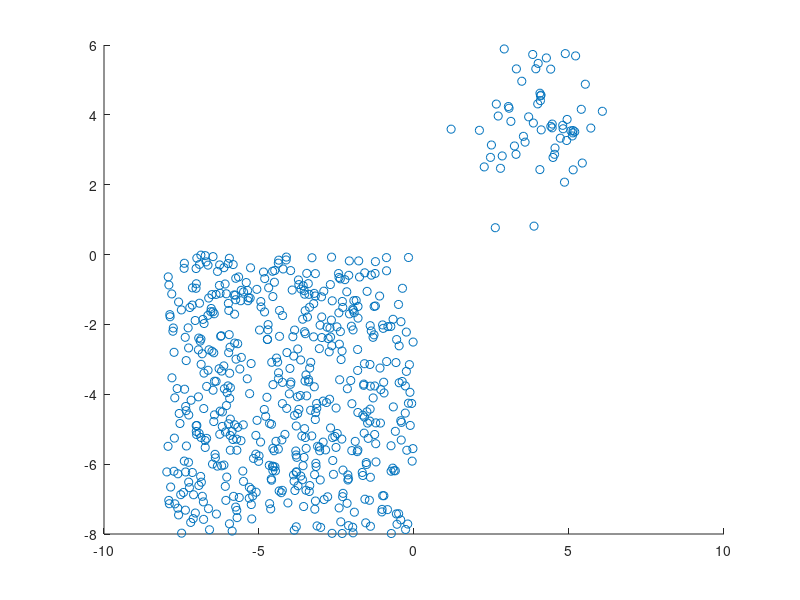

The MATLAB script that drew this image: (Note: this script raises an error after producing the figure.)
close all
clear
clc

%GenSynth

load('SyntheticData.mat');
% load('D:\Users\ameni\Classes\Test_SyntheticData\SynthDataTest2.mat')
% 
% for i=21:40
%     SynthData.Bags(i).Label=-1;
% end

% Data=SynthData;
Labels=[Data.Bags(:).Label];

Pos=find(Labels+1);
Neg=find(1-Labels);


Ratio=0.7;


TrainPosIdx=round(0.6*length(Pos));
TrainNegIdx=round(0.6*length(Neg));


Test= [Pos(TrainPosIdx+1:end) Neg(TrainNegIdx+1:end)];
Train= [Pos(1:TrainPosIdx) Neg(1:TrainNegIdx)];

TrainData.Bags=Data.Bags(Train);
TrainData.NbBags=length(Train);
TestData.Bags=Data.Bags(Test);
TestData.NbBags=length(Test);


Insts=[];
for i=1:TrainData.NbBags
    Insts=[Insts;TrainData.Bags(i).Insts];
end

scatter(Insts(:,1),Insts(:,2))


for i=1:length(Insts)
    for j=1:length(Insts)
        Dists(i,j)=sqrt(sum( (Insts(i,:)-Insts(j,:)).^2 ));
    end
end


SortedDists=sort(Dists,2);
Best_Sig=mean(SortedDists(:,20));

lambda=1/(Best_Sig^2);
beta=lambda;



[IPs, W ]=MILIS_Train(TrainData,TestData,beta,lambda);

[Acc,Conf,LblDiff]=MILIS_Test(TestData,TrainData,IPs,W,lambda)


















